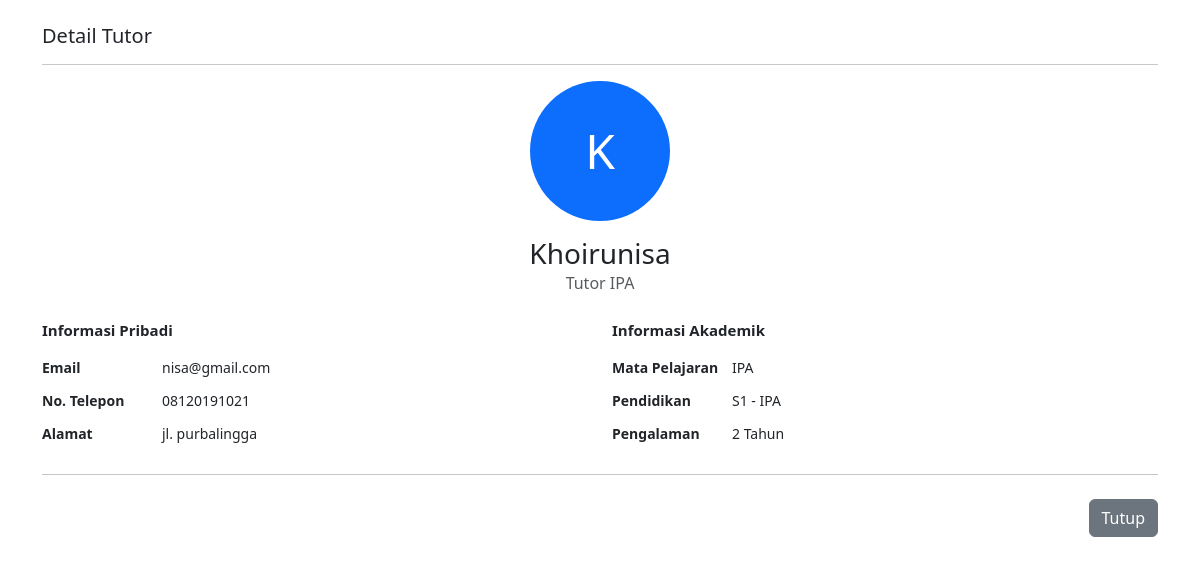
The app's page /admin/tutor-detail.php?id_tutor=1 (signed in) with its own data.
### tables this page shows
CREATE TABLE `tutor` (
  `id_tutor` int NOT NULL,
  `nama_tutor` varchar(100) NOT NULL,
  `email` varchar(100) NOT NULL,
  `telepon` varchar(20) DEFAULT NULL,
  `id_mapel` int NOT NULL,
  `pendidikan` varchar(100) NOT NULL,
  `pengalaman` int NOT NULL,
  `alamat` text NOT NULL,
  `status` enum('aktif','nonaktif','cuti') DEFAULT 'aktif',
  `created_at` timestamp NULL DEFAULT CURRENT_TIMESTAMP,
  `foto` varchar(255) DEFAULT NULL
);

CREATE TABLE `mapel` (
  `id_mapel` int NOT NULL,
  `nama_mapel` varchar(50) DEFAULT NULL,
  `kode_mapel` varchar(20) DEFAULT NULL,
  `jenjang` enum('SD','SMP','SMA') DEFAULT NULL,
  `kurikulum` varchar(50) DEFAULT NULL,
  `deskripsi` text,
  `status` enum('Aktif','Nonaktif') DEFAULT 'Aktif',
  `created_at` timestamp NULL DEFAULT CURRENT_TIMESTAMP,
  `updated_at` datetime DEFAULT NULL
);

### admin/tutor-detail.php (the view, shortened to what this page needs)
<?php
require "../config.php";
$id_tutor = $_GET['id_tutor'] ?? null;
$result = mysqli_query($conn, "SELECT tutor.*, mapel.nama_mapel
FROM tutor
LEFT JOIN mapel ON tutor.id_mapel = mapel.id_mapel
WHERE tutor.id_tutor = '$id_tutor'
");
$tutor = mysqli_fetch_assoc($result);
$nama = trim($tutor['nama_tutor']);
$parts = explode(" ", $nama);
if (count($parts) >= 2) {
    $inisial = strtoupper(substr($parts[0], 0, 1) . substr(end($parts), 0, 1));
} else {
    $inisial = strtoupper(substr($nama, 0, 1));
}
?>
<!DOCTYPE html>
<html lang="id_tutor">
<head>
    <link href="https://cdn.jsdelivr.net/npm/bootstrap@5.3.0/dist/css/bootstrap.min.css" rel="stylesheet">
</head>
<body>
    <div class="container py-4">
        <h5 class="mb-3">Detail Tutor</h5>
        <hr>
        <div class="text-center">
            <div class="avatar"><?= $inisial ?></div>
            <h3 class="mt-3 mb-0"><?= $tutor['nama_tutor'] ?></h3>
            <p class="text-muted">Tutor <?= $tutor['nama_mapel'] ?></p>
        </div>
        <div class="row mt-4">
            <div class="col-md-6">
                <div class="section-title">Informasi Pribadi</div>
                <table class="w-100">
                    <tr>
                        <th width="120">Email</th>
                        <td><?= $tutor['email'] ?></td>
                    </tr>
                    <tr>
                        <th>No. Telepon</th>
                        <td><?= $tutor['telepon'] ?></td>
                    </tr>
                    <tr>
                        <th>Alamat</th>
                        <td><?= $tutor['alamat'] ?></td>
                    </tr>
                </table>
            </div>
            <div class="col-md-6">
                <div class="section-title">Informasi Akademik</div>
                <table class="w-100">
                    <tr>
                        <th width="120">Mata Pelajaran</th>
                        <td><?= $tutor['nama_mapel'] ?></td>
                    </tr>
                    <tr>
                        <th>Pendidikan</th>
                        <td><?= $tutor['pendidikan'] ?></td>
                    </tr>
                    <tr>
                        <th>Pengalaman</th>
                        <td><?= $tutor['pengalaman'] ?> Tahun</td>
                    </tr>
                </table>
            </div>
        </div>
        <hr class="my-4">
        <div class="text-end mt-4">
            <a href="tutor.php" class="btn btn-secondary">Tutup</a>
        </div>
    </div>
</body>
</html>

### admin/tutor-detail.php (style rules this page uses)
body { background: #fff; }
.avatar { width: 140px; height: 140px; background: #0d6efd; border-radius: 50%; font-size: 48px; display: flex; align-items: center; justify-content: center; color: #fff; margin: auto; }
.section-title { font-size: 15px; font-weight: 600; margin-bottom: 10px; }
table td, table th { padding: 6px 0; font-size: 14px; }

### records on screen
tutor: nama_tutor "K", nama_tutor "Khoirunisa", id_mapel.nama_mapel "IPA", email "nisa@gmail.com", telepon "08120191021", alamat "jl. purbalingga", pendidikan "S1 - IPA", pengalaman "2"
